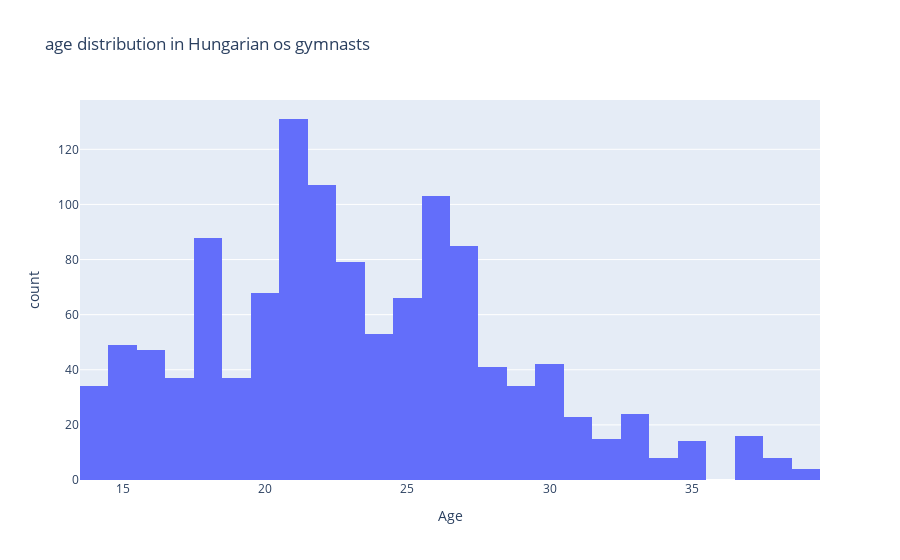

The notebook cell saved with this chart:
### Markdown cell above
<h3>Utmärkande år</h3>
<p> Fram till 1912 var Ungern en del av det östungerska imperiet. </p>
<p>1916, inget Os pga första världsgriget</p>
<p>1920 Ungern deltog inte i OS pga. att de förbjöds då de tillhörde de förlorande länderna efter första världskriget.</p>
<p>1940 & 1944, inget Os pga andra världskriget.</p>
<p>1952 & 1956, ungerns peak i gymnastik. Framför allt starka på damsidan, och en kvinnlig gymnast som stod för många av medaljerna.</p>

### Code cell
fig = px.histogram(
    hunGym,
    x= "Age",
    nbins= 50,
    title= "age distribution in Hungarian os gymnasts"
)
fig.show()

### Figure 1 — Plotly figure (JSON) as saved in the notebook; plotly's stock layout.template omitted (floating-point values rounded to 4 significant figures; data arrays with more than 128 entries replaced by an {"elided": "..."} marker saying what was removed)
{"data": [{"bingroup": "x", "hovertemplate": "Age=%{x}<br>count=%{y}<extra></extra>", "legendgroup": "", "marker": {"color": "#636efa", "pattern": {"shape": ""}}, "name": "", "nbinsx": 50, "orientation": "v", "showlegend": false, "type": "histogram", "x": {"elided": "1242 float values"}, "xaxis": "x", "yaxis": "y"}], "layout": {"barmode": "relative", "legend": {"tracegroupgap": 0}, "title": {"text": "age distribution in Hungarian os gymnasts"}, "xaxis": {"anchor": "y", "domain": [0, 1], "title": {"text": "Age"}}, "yaxis": {"anchor": "x", "domain": [0, 1], "title": {"text": "count"}}}}
